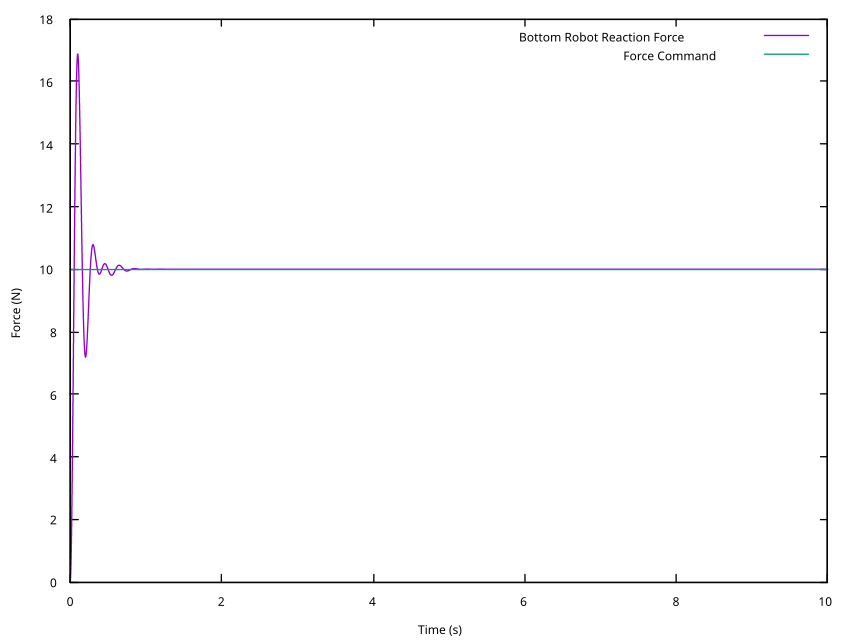

Source code (gnuplot):
set xlabel "Time (s)"
set ylabel "Force (N)"
set key right top
set key inside
plot "simulation_wall.dat" using 1:8 with lines title "Bottom Robot Reaction Force", 10.0 with lines title "Force Command"
